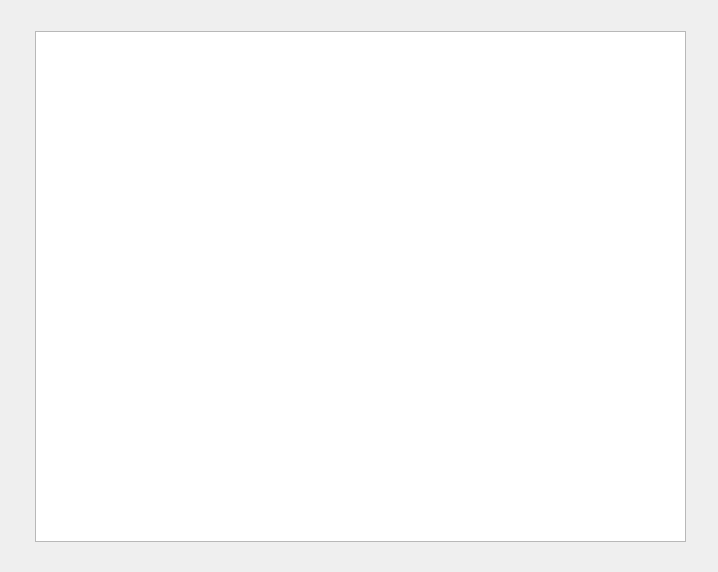
<?xml version="1.0" encoding="UTF-8"?>
<ui version="4.0">
 <class>PlotWidget</class>
 <widget class="QWidget" name="PlotWidget">
  <property name="geometry">
   <rect>
    <x>0</x>
    <y>0</y>
    <width>718</width>
    <height>572</height>
   </rect>
  </property>
  <property name="windowTitle">
   <string>Form</string>
  </property>
  <widget class="QTextBrowser" name="tmp_CSVDisplay">
   <property name="geometry">
    <rect>
     <x>35</x>
     <y>31</y>
     <width>651</width>
     <height>511</height>
    </rect>
   </property>
   <property name="html">
    <string>&lt;!DOCTYPE HTML PUBLIC &quot;-//W3C//DTD HTML 4.0//EN&quot; &quot;http://www.w3.org/TR/REC-html40/strict.dtd&quot;&gt;
&lt;html&gt;&lt;head&gt;&lt;meta name=&quot;qrichtext&quot; content=&quot;1&quot; /&gt;&lt;style type=&quot;text/css&quot;&gt;
p, li { white-space: pre-wrap; }
&lt;/style&gt;&lt;/head&gt;&lt;body style=&quot; font-family:'MS Shell Dlg 2'; font-size:6.6pt; font-weight:400; font-style:normal;&quot;&gt;
&lt;p style=&quot;-qt-paragraph-type:empty; margin-top:0px; margin-bottom:0px; margin-left:0px; margin-right:0px; -qt-block-indent:0; text-indent:0px;&quot;&gt;&lt;br /&gt;&lt;/p&gt;&lt;/body&gt;&lt;/html&gt;</string>
   </property>
  </widget>
 </widget>
 <resources/>
 <connections/>
</ui>
